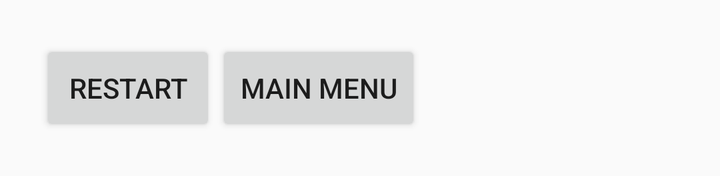
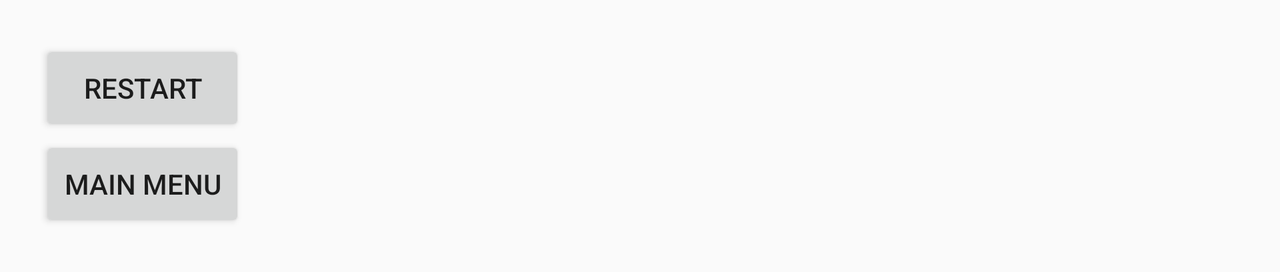

One screen, two layout resources from the same app: the default and the repository's alternative for another configuration. Each is rendered where Android would select it; the XML of both is given below.
<!-- AndroidManifest.xml: application theme AppTheme -->
<!-- res/layout/fragment_control.xml -->
<LinearLayout
   xmlns:android="http://schemas.android.com/apk/res/android"
   xmlns:tools="http://schemas.android.com/tools"
   android:layout_width="wrap_content"
   android:layout_height="wrap_content"
   android:orientation="horizontal"
   android:padding="@dimen/control_padding"
   tools:context="ruihaohuang.madcourse.neu.edu.numad17s_ruihaohuang.tictactoe.GameActivity">

   <Button
      android:id="@+id/button_restart"
      android:layout_width="match_parent"
      android:layout_height="wrap_content"
      android:elevation="@dimen/elevation_low"
      android:drawableTop="@drawable/restart"
      android:text="@string/restart_label"/>

   <Button
      android:id="@+id/button_main"
      android:layout_width="match_parent"
      android:layout_height="wrap_content"
      android:elevation="@dimen/elevation_low"
      android:drawableTop="@drawable/home"
      android:text="@string/main_menu_label"/>
</LinearLayout>
<!-- resources referenced by this layout -->
<resources>
  <dimen name="control_padding">20dp</dimen>
  <dimen name="elevation_low">4dp</dimen>
  <string name="main_menu_label">Main Menu</string>
  <string name="restart_label">Restart</string>
  <style name="AppTheme" parent="Theme.AppCompat.Light.DarkActionBar">
          
          <item name="colorPrimary">@color/colorPrimary</item>
          <item name="colorPrimaryDark">@color/colorPrimaryDark</item>
          <item name="colorAccent">@color/colorAccent</item>
      </style>
  <color name="colorPrimary">#3F51B5</color>
  <color name="colorPrimaryDark">#303F9F</color>
  <color name="colorAccent">#FF4081</color>
</resources>
<!-- res/layout-land/fragment_control.xml (the repository's variant of the layout above) -->
<!-- drawn on the phone turned sideways -->
<LinearLayout
   xmlns:android="http://schemas.android.com/apk/res/android"
   xmlns:tools="http://schemas.android.com/tools"
   android:layout_width="wrap_content"
   android:layout_height="wrap_content"
   android:orientation="vertical"
   android:padding="@dimen/control_padding"
   tools:context="ruihaohuang.madcourse.neu.edu.numad17s_ruihaohuang.tictactoe.GameActivity">

   <Button
      android:id="@+id/button_restart"
      android:layout_width="match_parent"
      android:layout_height="wrap_content"
      android:drawableTop="@drawable/restart"
      android:elevation="@dimen/elevation_low"
      android:text="@string/restart_label"/>

   <Button
      android:id="@+id/button_main"
      android:layout_width="match_parent"
      android:layout_height="wrap_content"
      android:drawableTop="@drawable/home"
      android:elevation="@dimen/elevation_low"
      android:text="@string/main_menu_label"/>
</LinearLayout>
